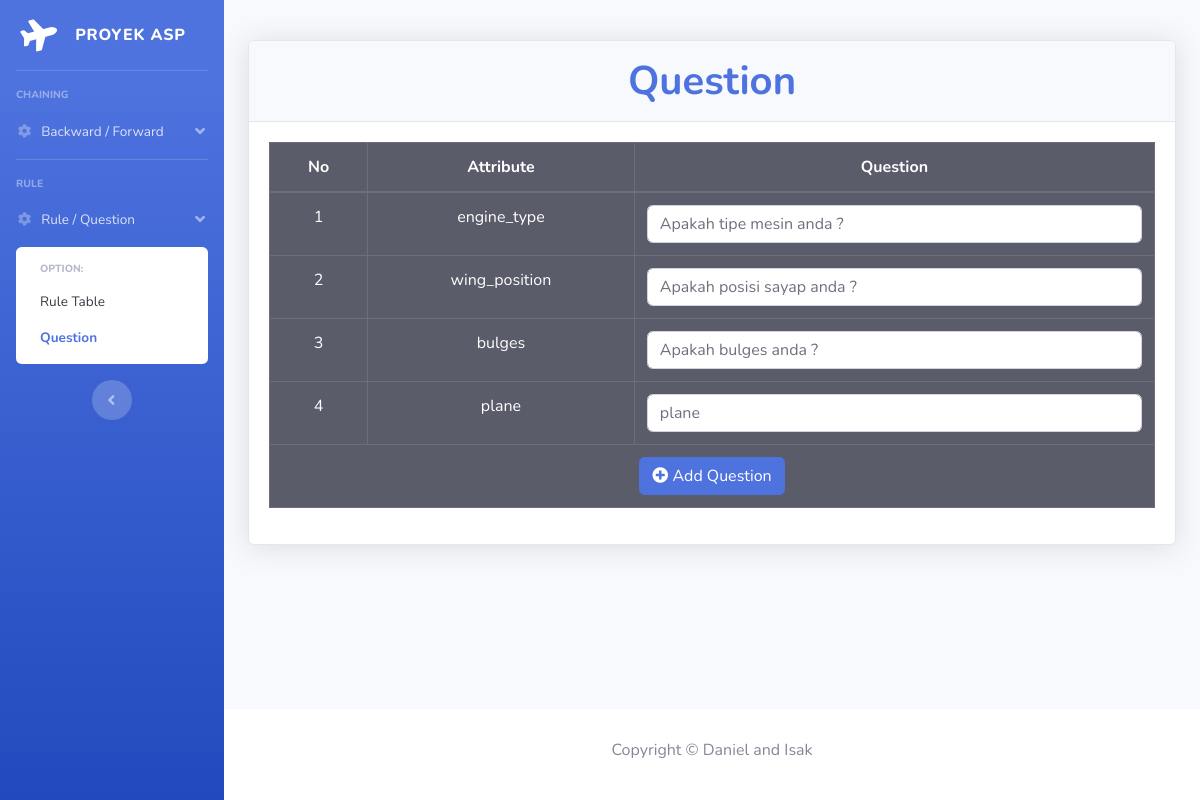
Screenshot of /quiz.php with the database file from the repository.
### tables this page shows
CREATE TABLE `question` (
  `id` int(11) NOT NULL,
  `attribute` varchar(100) NOT NULL,
  `quiz` varchar(256) NOT NULL
);

### quiz.php (the view, shortened to what this page needs)
<!DOCTYPE html>
<html lang="en">
<head>
  <link href="vendor/fontawesome-free/css/all.min.css" rel="stylesheet" type="text/css">
  <link href="css/sb-admin-2.min.css" rel="stylesheet">
</head>
<body id="page-top">
  <div id="wrapper">
    <ul class="navbar-nav bg-gradient-primary sidebar sidebar-dark accordion" id="accordionSidebar">
      <a class="sidebar-brand d-flex align-items-center justify-content-center" href="index.html">
        <div class="sidebar-brand-icon rotate-n-15">
          <i class="fas fa-plane"></i>
        </div>
        <div class="sidebar-brand-text mx-3">Proyek ASP</div>
      </a>
      <hr class="sidebar-divider">
      <div class="sidebar-heading">
        Chaining
      </div>
      <li class="nav-item">
        <a class="nav-link" href="#" data-toggle="collapse" data-target="#collapseTwo" aria-expanded="false" aria-controls="collapseTwo">
          <i class="fas fa-fw fa-cog"></i>
          <span>Backward / Forward</span>
        </a>
      </li>
      <hr class="sidebar-divider d-none d-md-block">
      <div class="sidebar-heading">
        Rule
      </div>
      <li class="nav-item">
        <a class="nav-link" href="#" data-toggle="collapse" data-target="#collapseThree" aria-expanded="false" aria-controls="collapseThree">
          <i class="fas fa-fw fa-cog"></i>
          <span>Rule / Question</span>
        </a>
        <div id="collapseThree" class="collapse show" aria-labelledby="headingThree" data-parent="#accordionSidebar">
          <div class="bg-white py-2 collapse-inner rounded">
            <h6 class="collapse-header">Option:</h6>
            <a class="collapse-item" href="blank.php">Rule Table</a>
            <a class="collapse-item active" href="quiz.php">Question</a>
          </div>
        </div>
      </li>
      <div class="text-center d-none d-md-inline">
        <button class="rounded-circle border-0" id="sidebarToggle"></button>
      </div>
    </ul>
    <div id="content-wrapper" class="d-flex flex-column">
      <div id="content" style="margin-top: 40px;">
        <div class="container-fluid">
          <div class="row">
            <div class="col-lg-12">
              <div class="card shadow mb-4">
                <div class="card-header py-3">
                  <h1 style="text-align: center;" class="m-0 font-weight-bold text-primary">Question</h1>
                </div>
                <div class="card-body">
                  <table class=" table table-bordered table-dark text-center" id="datatables">
                    <thead>
                      <tr>
                        <th>No</th>
                        <th>Attribute</th>
                        <th>Question</th>
                      </tr>
                    </thead>
                    <tbody>
                      <?php include 'conn/connect.php'; ?>
                      <?php $res = $db_connect->query("SELECT * FROM question;"); ?>
                      <?php while($row = $res->fetch_assoc()) { ?>
                        <tr>
                          <form action="quiz.php" method="post">
                          <?php
                            echo '<td>'.$row['id'].'</td>';
                            echo '<td>'.$row['attribute'].'</td>';
                            echo '<td> <input type="text" class="form-control" value="'.$row['quiz'].'" name="'.$row['attribute'].'"> </td>';
                          ?>
                        </tr>
                        <?php } ?>
                    </tbody>
                    <tfoot>
                      <tr>
                        <th colspan="8"><button type="submit" class="btn btn-primary" name="insert_quiz"><i class="fa fa-plus-circle" aria-hidden="true"></i> Add Question </button></th></form>
                      </tr>
                    </tfoot>
                  </table>
                </div>
              </div>
            </div>
          </div>
        </div>
      </div>
      <footer class="sticky-footer bg-white">
      <div class="container my-auto">
        <div class="copyright text-center my-auto">
          <h6><span>Copyright &copy; Daniel and Isak</span></h6>
        </div>
      </div>
    </footer>
    </div>
  </div>
</body>
</html>

### rows the page displays
question: id "1", attribute "engine_type", engine_type "Apakah tipe mesin anda ?"
question: id "2", attribute "wing_position", wing_position "Apakah posisi sayap anda ?"
question: id "3", attribute "bulges", bulges "Apakah bulges anda ?"
question: id "4", attribute "plane", plane "plane"
